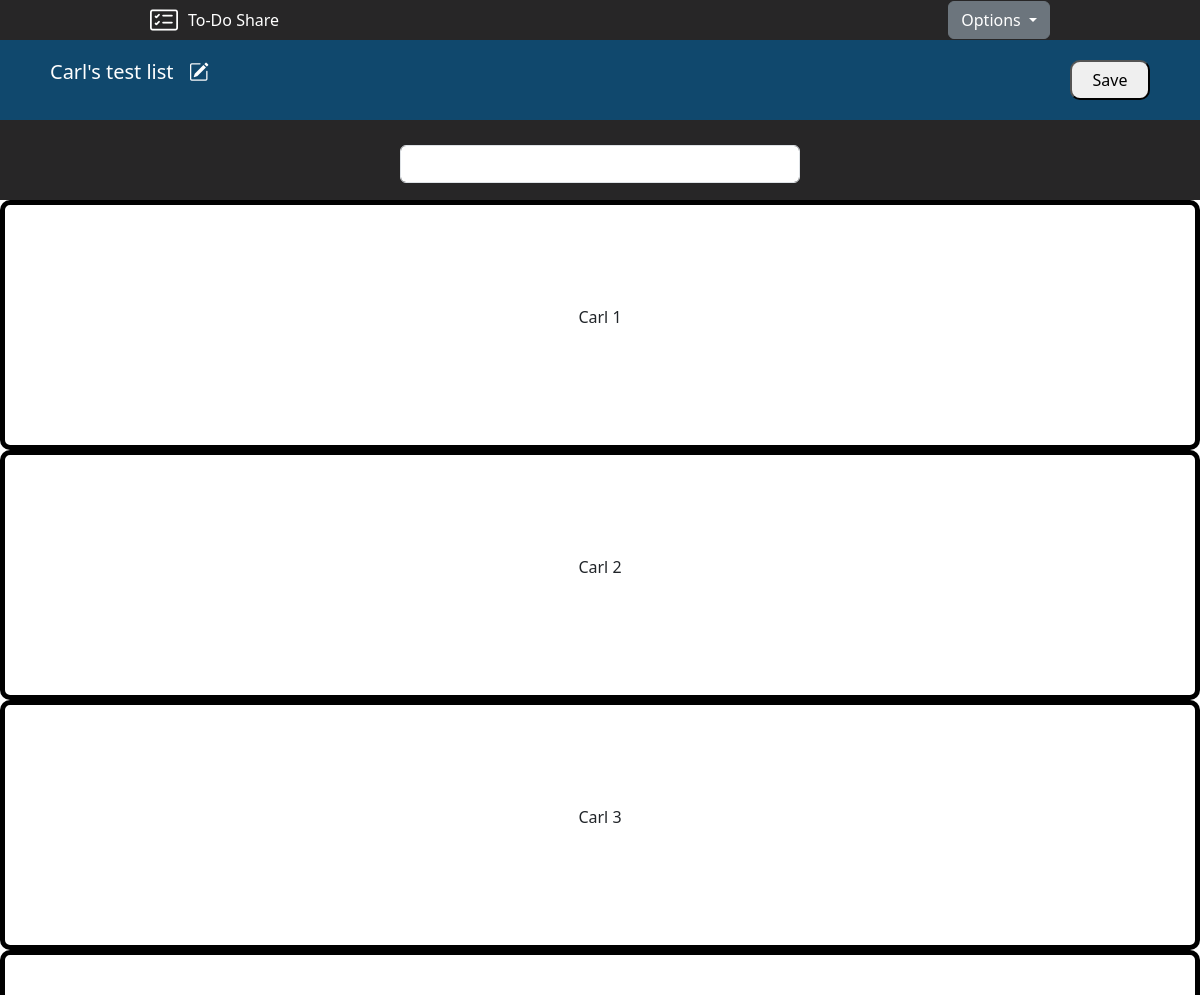
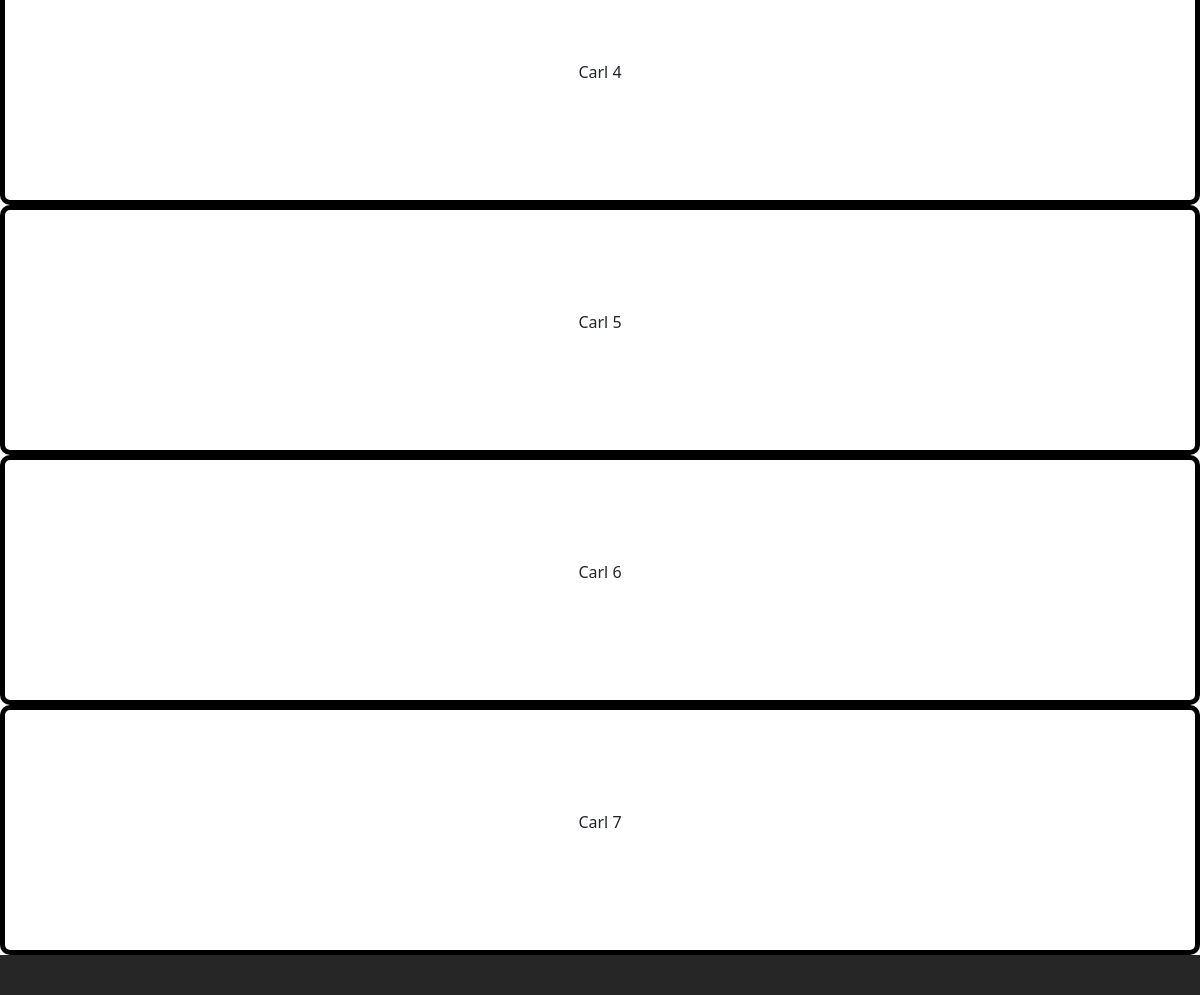
Before: /edit-list/MLWeHN with the older database file (2 pictures, top to bottom).
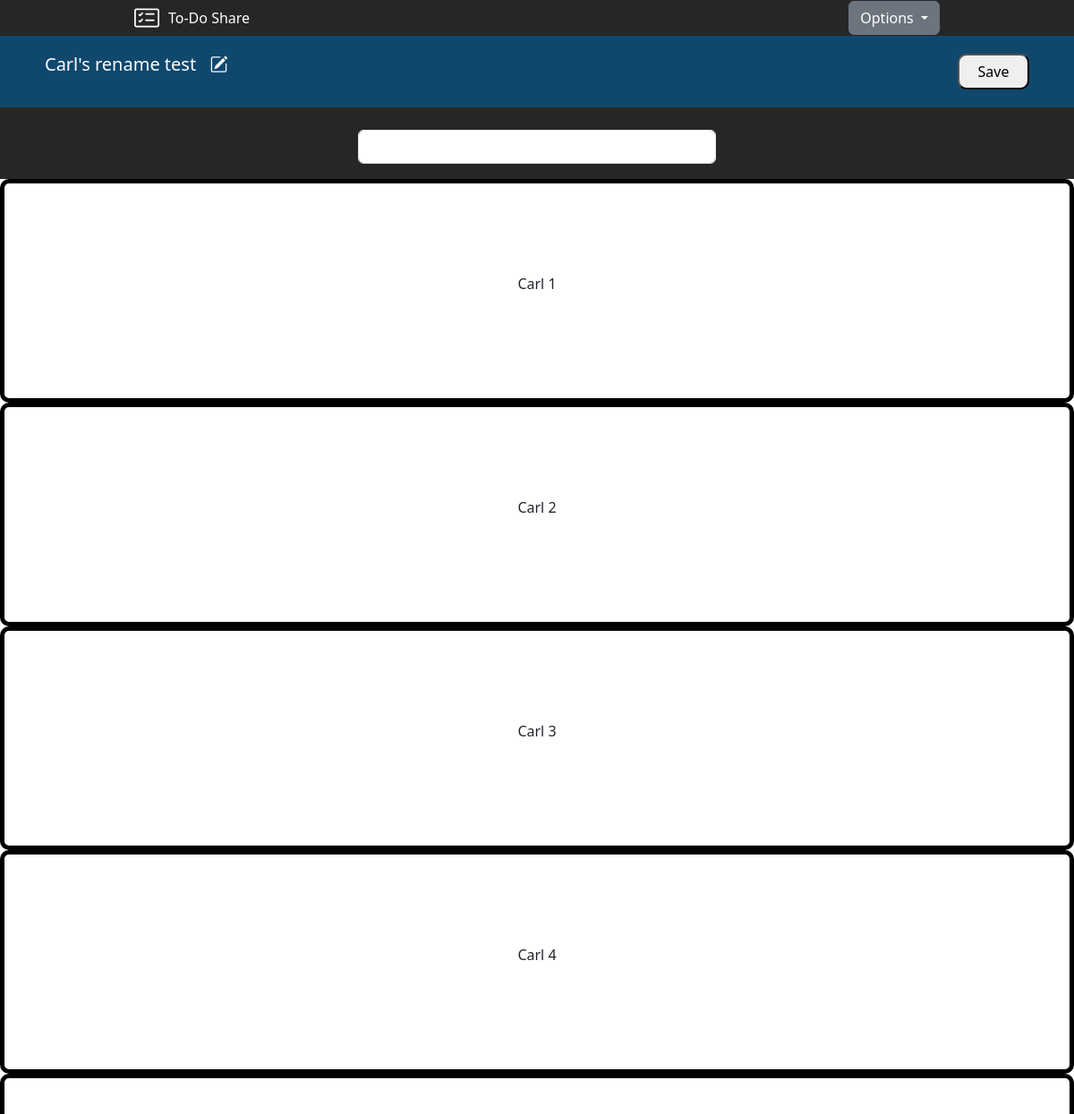
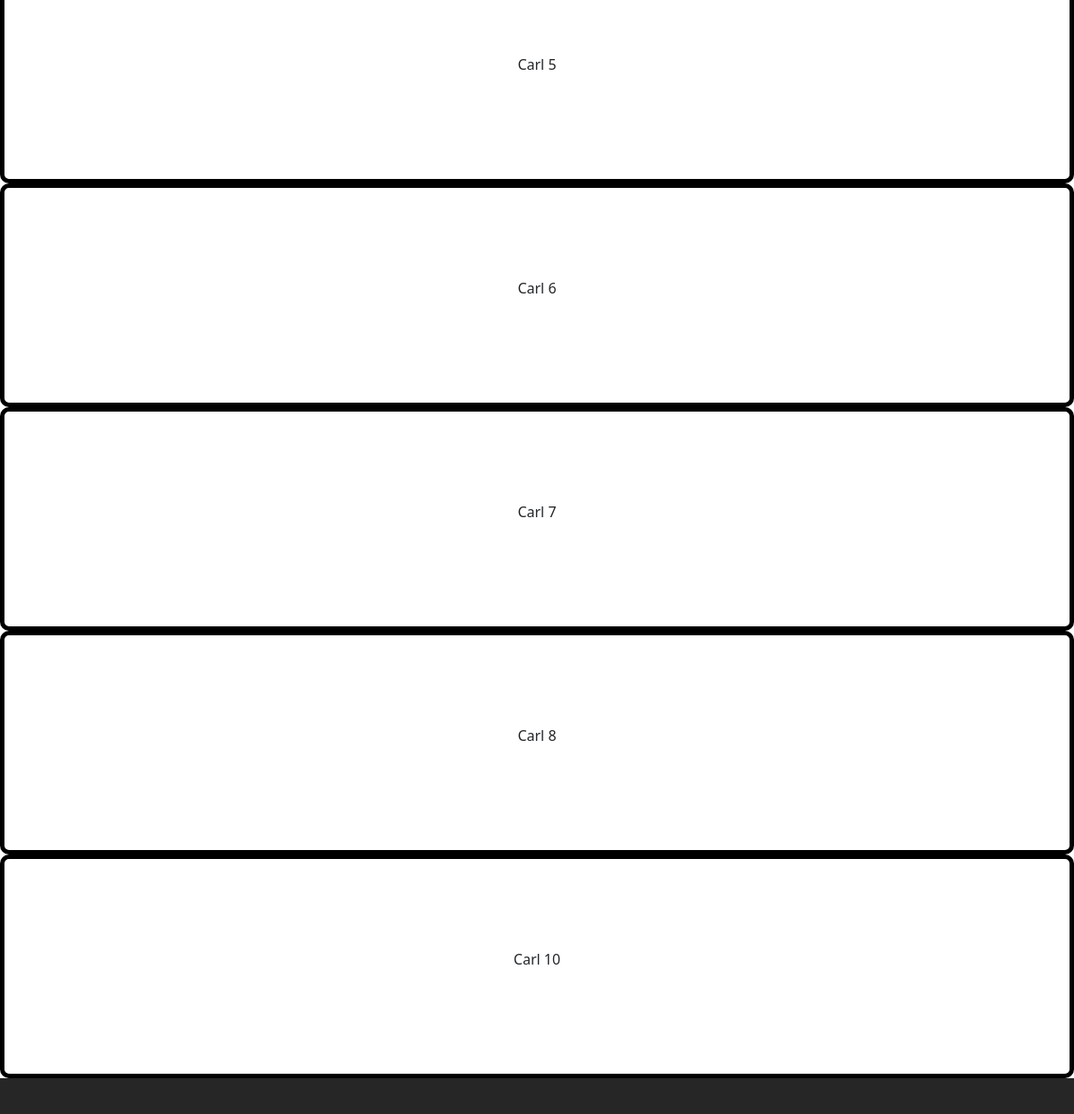
After: the same page with the newer database file (2 pictures, top to bottom).
### main.py (models this page shows)
class ListName(db.Model):
    __tablename__ = "list_names"
    id: Mapped[int] = mapped_column(Integer, primary_key=True)
    list_name: Mapped[str] = mapped_column(String(250), nullable=False)
    list_users: Mapped[List['Users']] = relationship(secondary=relationships_table, back_populates="list_names")
    list_items: Mapped[List['ToDoItem']] = relationship(cascade="all, delete-orphan")
    list_url_id: Mapped[str] = mapped_column(String(), nullable=False, unique=True)

class ToDoItem(db.Model):
    __tablename__ = "to_do_items"
    id: Mapped[int] = mapped_column(Integer, primary_key=True)
    item: Mapped[str] = mapped_column(String(250), nullable=False)
    list_name = relationship('ListName', back_populates='list_items')
    list_name_id: Mapped[int] = mapped_column(ForeignKey('list_names.id'))
    order_num: Mapped[int] = mapped_column(Integer, nullable=False)

### main.py (the view)
@app.route("/edit-list/<list_url_id>", methods=["GET", "POST"])
def edit_list(list_url_id):
    item_form = ToDoItemForm()
    list_to_edit = db.session.execute(db.Select(ListName).where(ListName.list_url_id == list_url_id)).scalar()
    session['list_url_id'] = list_url_id
    session['list_name'] = list_to_edit.list_name
    session['list_items'] = []
    for task in list_to_edit.list_items:
        session['list_items'].append(task.item)
    if item_form.validate_on_submit():
        new_item = {"task": item_form.task.data}
        session['list_items'].append(new_item['task'])
        session.modified = True
    return render_template('edit-list.html', current_user=current_user, list=list_to_edit,
                           item_form=item_form, tasks=session['list_items'])

### forms.py
class ToDoItemForm(FlaskForm):
    task = StringField("", validators=[DataRequired()])

### templates/edit-list.html (shortened to what this page needs)
{% include 'header.html' %} {% from "bootstrap5/form.html" import render_form %}
<main id="new-list-main">
    <div id="list-name-bar">
        <p class="list-name">{{ list.list_name }} <a href="{{ url_for('name_list', rename='rename', url_id=list.list_url_id) }}"><i class="bi bi-pencil-square name-pencil"></i></a></p>
        <button type="button" id="save-button" onclick="window.location.href='{{ url_for('save_new_list', new_list=False) }}'">Save</button>
    </div>
    <div id="list-item-bar">
        {{ render_form(item_form, novalidate=True) }}
    </div>
    <div id="tasks-container">
        {% for task in tasks %}
        <div class="task-div">
            <p>{{ task }}</p>
        </div>
        {% endfor %}
    </div>
</main>
{% include 'footer.html' %}

### templates/header.html (shortened to what this page needs)
<!DOCTYPE html>
<html lang="en">
<head>
    {{ bootstrap.load_css() }}
    <link rel="stylesheet" href="https://cdn.jsdelivr.net/npm/bootstrap-icons@1.11.3/font/bootstrap-icons.min.css">
    <link rel="stylesheet" href="{{ url_for('static', filename='css/styles.css') }}">
</head>
<body>
    <header id="top-bar" >
        <div id="top-bar-title">
            <i class="bi bi-card-checklist"></i><span>To-Do Share</span>
        </div>
        {% if not current_user.is_authenticated %}
        <div class="dropdown">
          <button class="btn btn-secondary dropdown-toggle" type="button" data-bs-toggle="dropdown" aria-expanded="false">
            Options
          </button>
        </div>
        {% endif %}
    </header>

### templates/footer.html (shortened to what this page needs)
        <footer>
            <div id="footer-bar">
            </div>
        </footer>
    </body>
</html>

### static/css/styles.css (style rules this page uses)
a { white-space: nowrap; }
.form { width: 400px; }
.form-control { width: 400px; text-align: center; }
#footer-bar { align-items: center; background-color: #272627; display: flex; justify-content: end; width: 100%; height: 40px; padding-right: 150px; }
html, body { background-color: #17669a; }
#list-item-bar { align-items: center; background-color: #272627; display: flex; justify-content: center; height: 80px; width: 100%; }
.list-name { font-size: 20px; color: white; text-align: center; }
#list-name-bar { align-items: center; background-color: #10486d; display: flex; height: 80px; width: 100%; padding: 0 50px; }
main { align-items: center; display: flex; width: 100%; min-height: calc(100vh - 80px); }
#new-list-main { align-items: start; background-color: white; display: block; }
#tasks-container { overflow-y: auto; height: calc(100vh - 240px); width: 100%; }
#top-bar { align-items: center; display: flex; background-color: #272627; flex-wrap: wrap; height: 40px; width: 100%; padding: 0 150px; }
#save-button { border-radius: 10px; flex-shrink: 0; margin-left: auto; height: 40px; width: 80px; }
.task-div { align-items: center; background-color: white; border-radius: 10px; border-color: black; border-style: solid; border-width: 5px; display: flex; width: 100%; height: 250px; justify-content: center; }
#top-bar-title { align-items: center; display: flex; flex: 1 1 50%; justify-content: start; color: white; }
i.bi-card-checklist { color: white; font-size: 1.75rem !important; line-height: 1; margin-right: 10px; }
i.bi-pencil-square { color: black; line-height: 1; margin: 10px; }
i.name-pencil { color: white; line-height: 1; margin: 10px; }

Changed rows visible on the page:
changed ListName: list_name "Carl's test list" → "Carl's rename test"
added ToDoItem: item "Carl 8"
added ToDoItem: item "Carl 10"
